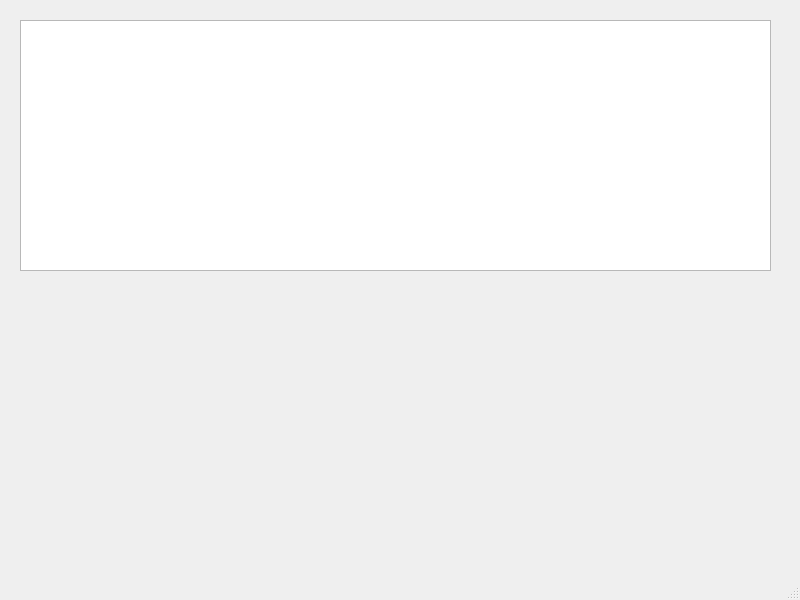
<?xml version="1.0" encoding="UTF-8"?>
<ui version="4.0">
 <class>MainWindow</class>
 <widget class="QMainWindow" name="MainWindow">
  <property name="geometry">
   <rect>
    <x>0</x>
    <y>0</y>
    <width>800</width>
    <height>600</height>
   </rect>
  </property>
  <property name="windowTitle">
   <string>MainWindow</string>
  </property>
  <widget class="QWidget" name="centralwidget">
   <widget class="QTreeView" name="treeView">
    <property name="geometry">
     <rect>
      <x>20</x>
      <y>20</y>
      <width>751</width>
      <height>251</height>
     </rect>
    </property>
   </widget>
  </widget>
  <widget class="QMenuBar" name="menubar">
   <property name="geometry">
    <rect>
     <x>0</x>
     <y>0</y>
     <width>800</width>
     <height>17</height>
    </rect>
   </property>
  </widget>
  <widget class="QStatusBar" name="statusbar"/>
 </widget>
 <resources/>
 <connections/>
</ui>
